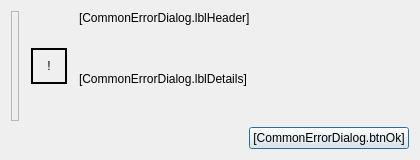
<?xml version="1.0" encoding="UTF-8"?>
<ui version="4.0">
 <class>CommonErrorDialog</class>
 <widget class="QDialog" name="CommonErrorDialog">
  <property name="geometry">
   <rect>
    <x>0</x>
    <y>0</y>
    <width>420</width>
    <height>160</height>
   </rect>
  </property>
  <property name="minimumSize">
   <size>
    <width>420</width>
    <height>160</height>
   </size>
  </property>
  <property name="windowTitle">
   <string>[CommonErrorDialog.windowTitle]</string>
  </property>
  <property name="windowIcon">
   <iconset>
    <normaloff>:/icons/lge_perplexity2_24x24.png</normaloff>:/icons/lge_perplexity2_24x24.png</iconset>
  </property>
  <property name="sizeGripEnabled">
   <bool>false</bool>
  </property>
  <layout class="QVBoxLayout" name="verticalLayout">
   <item>
    <layout class="QHBoxLayout" name="topRow">
     <property name="spacing">
      <number>12</number>
     </property>
     <item>
      <widget class="QFrame" name="frameAccent">
       <property name="minimumSize">
        <size>
         <width>8</width>
         <height>0</height>
        </size>
       </property>
       <property name="maximumSize">
        <size>
         <width>8</width>
         <height>16777215</height>
        </size>
       </property>
       <property name="frameShape">
        <enum>QFrame::Shape::StyledPanel</enum>
       </property>
       <property name="frameShadow">
        <enum>QFrame::Shadow::Raised</enum>
       </property>
      </widget>
     </item>
     <item>
      <widget class="QLabel" name="lblIcon">
       <property name="sizePolicy">
        <sizepolicy hsizetype="Fixed" vsizetype="Fixed">
         <horstretch>0</horstretch>
         <verstretch>0</verstretch>
        </sizepolicy>
       </property>
       <property name="minimumSize">
        <size>
         <width>36</width>
         <height>36</height>
        </size>
       </property>
       <property name="maximumSize">
        <size>
         <width>36</width>
         <height>36</height>
        </size>
       </property>
       <property name="frameShape">
        <enum>QFrame::Shape::WinPanel</enum>
       </property>
       <property name="text">
        <string>!</string>
       </property>
       <property name="scaledContents">
        <bool>true</bool>
       </property>
       <property name="alignment">
        <set>Qt::AlignmentFlag::AlignCenter</set>
       </property>
      </widget>
     </item>
     <item>
      <layout class="QVBoxLayout" name="textCol">
       <item>
        <widget class="QLabel" name="lblHeader">
         <property name="sizePolicy">
          <sizepolicy hsizetype="Preferred" vsizetype="Fixed">
           <horstretch>0</horstretch>
           <verstretch>0</verstretch>
          </sizepolicy>
         </property>
         <property name="text">
          <string>[CommonErrorDialog.lblHeader]</string>
         </property>
        </widget>
       </item>
       <item>
        <widget class="QLabel" name="lblDetails">
         <property name="text">
          <string>[CommonErrorDialog.lblDetails]</string>
         </property>
         <property name="wordWrap">
          <bool>true</bool>
         </property>
        </widget>
       </item>
      </layout>
     </item>
    </layout>
   </item>
   <item>
    <layout class="QHBoxLayout" name="btnRow">
     <item>
      <spacer name="horizontalSpacer">
       <property name="orientation">
        <enum>Qt::Orientation::Horizontal</enum>
       </property>
       <property name="sizeHint" stdset="0">
        <size>
         <width>40</width>
         <height>20</height>
        </size>
       </property>
      </spacer>
     </item>
     <item>
      <widget class="QPushButton" name="btnOk">
       <property name="text">
        <string>[CommonErrorDialog.btnOk]</string>
       </property>
       <property name="checkable">
        <bool>true</bool>
       </property>
       <property name="checked">
        <bool>false</bool>
       </property>
      </widget>
     </item>
    </layout>
   </item>
  </layout>
 </widget>
 <resources/>
 <connections/>
</ui>
